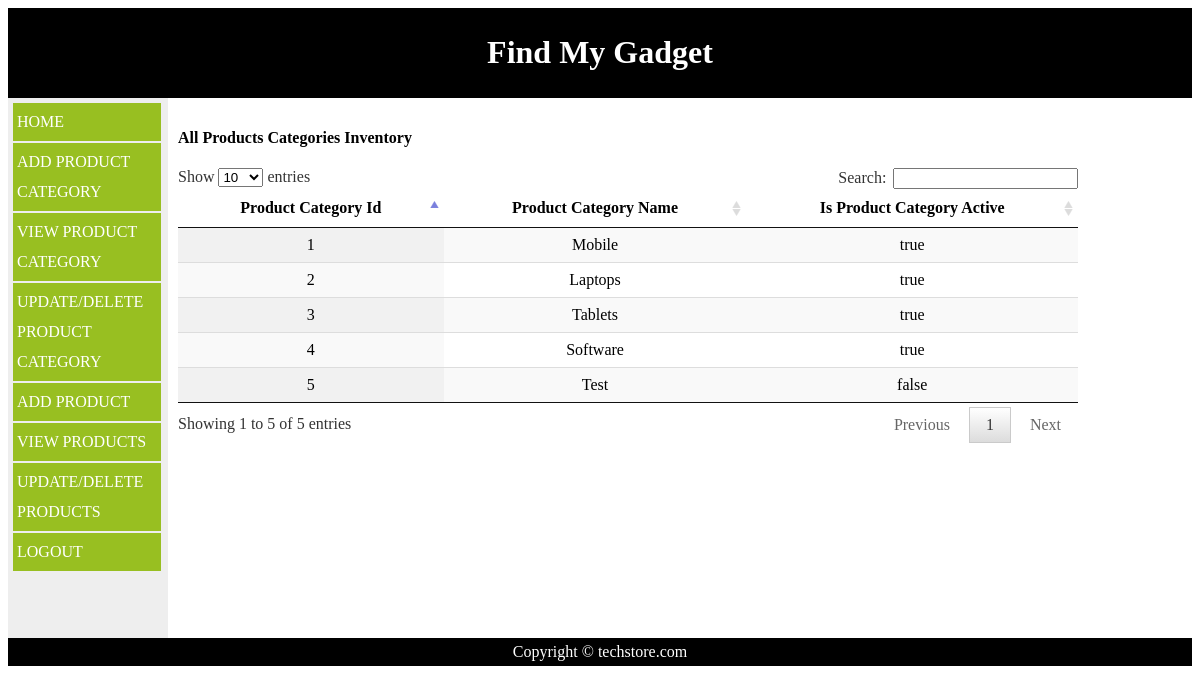
The app's page /TechStore/AdminViewProductCategory.php (signed in) with its own data.
### tables this page shows
CREATE TABLE `product_category` (
  `productCategoryId` varchar(10) NOT NULL,
  `productCategoryName` varchar(45) NOT NULL,
  `categoryActive` varchar(10) NOT NULL DEFAULT 'true',
  PRIMARY KEY (`productCategoryId`)
);

### TechStore/AdminViewProductCategory.php (the view, shortened to what this page needs)
<?php
include 'dbconnect.php';
?>
<!DOCTYPE html PUBLIC "-//W3C//DTD HTML 4.01 Transitional//EN" "http://www.w3.org/TR/html4/loose.dtd">
<html>
<head>
<link rel="stylesheet" type="text/css" href="./css/index.css">
<link rel="stylesheet" type="text/css" href="./css/jquery.dataTables.css">
</head>
<body>
	<?php include 'AdminLeftNav.php'; ?>
	<div id="section" style="height: auto; !important">
		<h4>All Products Categories Inventory</h4>
		<table id="categoryTable" class="display" cellspacing="0" width="100%">
			<thead>
			<tr>
				<th>Product Category Id</th>
				<th>Product Category Name</th>
				<th>Is Product Category Active</th>
			</tr>
			</thead>
			<tbody>
			<?php
				$query = "select * from  product_category";
				$result = mysql_query($query, $conn);
				while($row = mysql_fetch_assoc($result))
				{
					echo "<tr align='center'><td>".$row['productCategoryId']."</td><td>".$row['productCategoryName']."</td><td>".$row['categoryActive']."</td></tr>";
				}
			?>
			</tbody>
		</table>
	</div>
	<div id="footer">Copyright © techstore.com</div>
</body>
</html>

### TechStore/css/index.css (style rules this page uses)
#footer { background-color: black; color: white; clear: both; text-align: center; padding: 5px; top: 400px }

### TechStore/css/leftNav.css (style rules this page uses)
#section { width: 900px; float: left; padding: 10px; }
#footer { background-color: black; color: white; clear: both; text-align: center; padding: 5px; }

### records on screen
product_category: productCategoryId "1", productCategoryName "Mobile", categoryActive "true"
product_category: productCategoryId "2", productCategoryName "Laptops", categoryActive "true"
product_category: productCategoryId "3", productCategoryName "Tablets", categoryActive "true"
product_category: productCategoryId "4", productCategoryName "Software", categoryActive "true"
product_category: productCategoryId "5", productCategoryName "Test", categoryActive "false"
